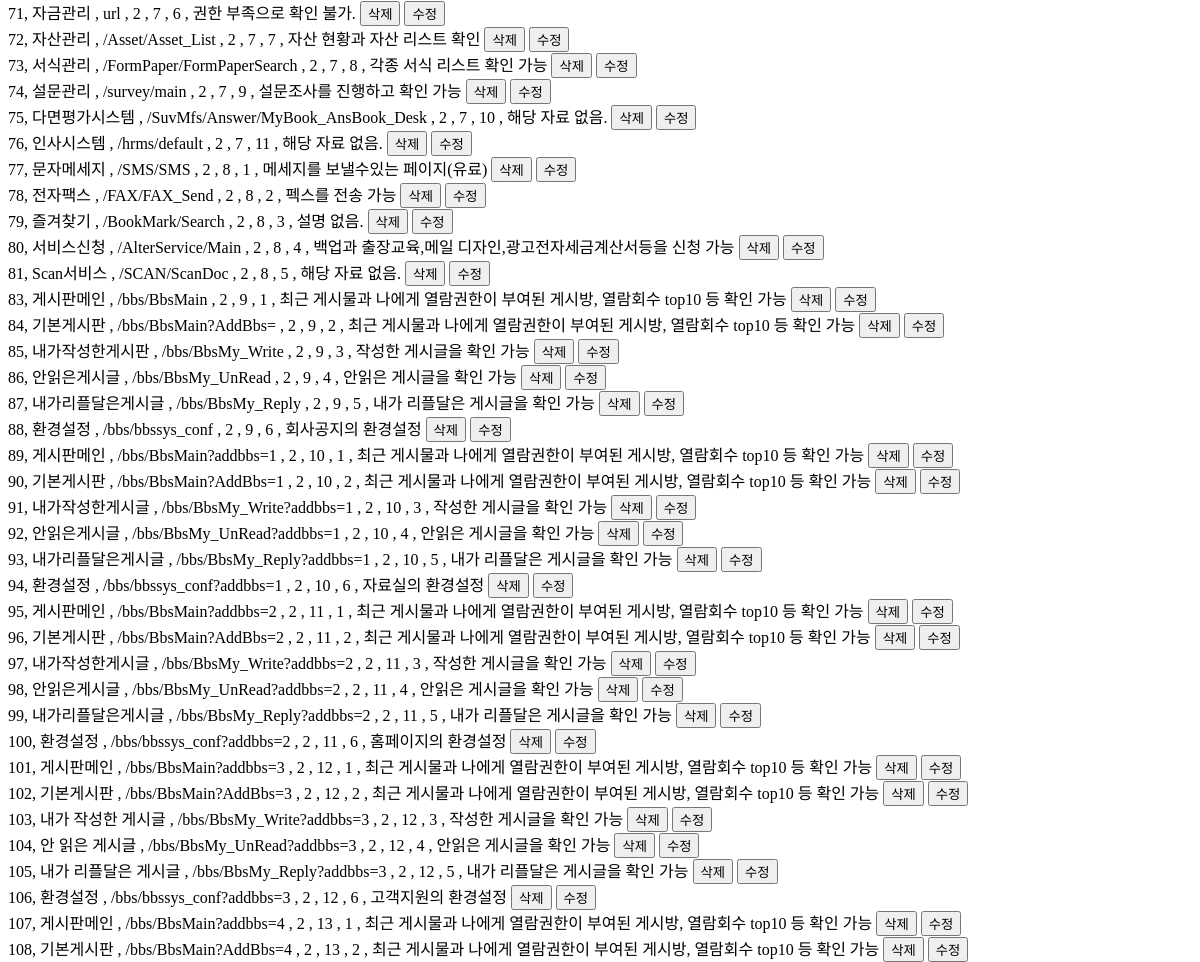
/admin (middle part), run on an earlier commit of the app's database.
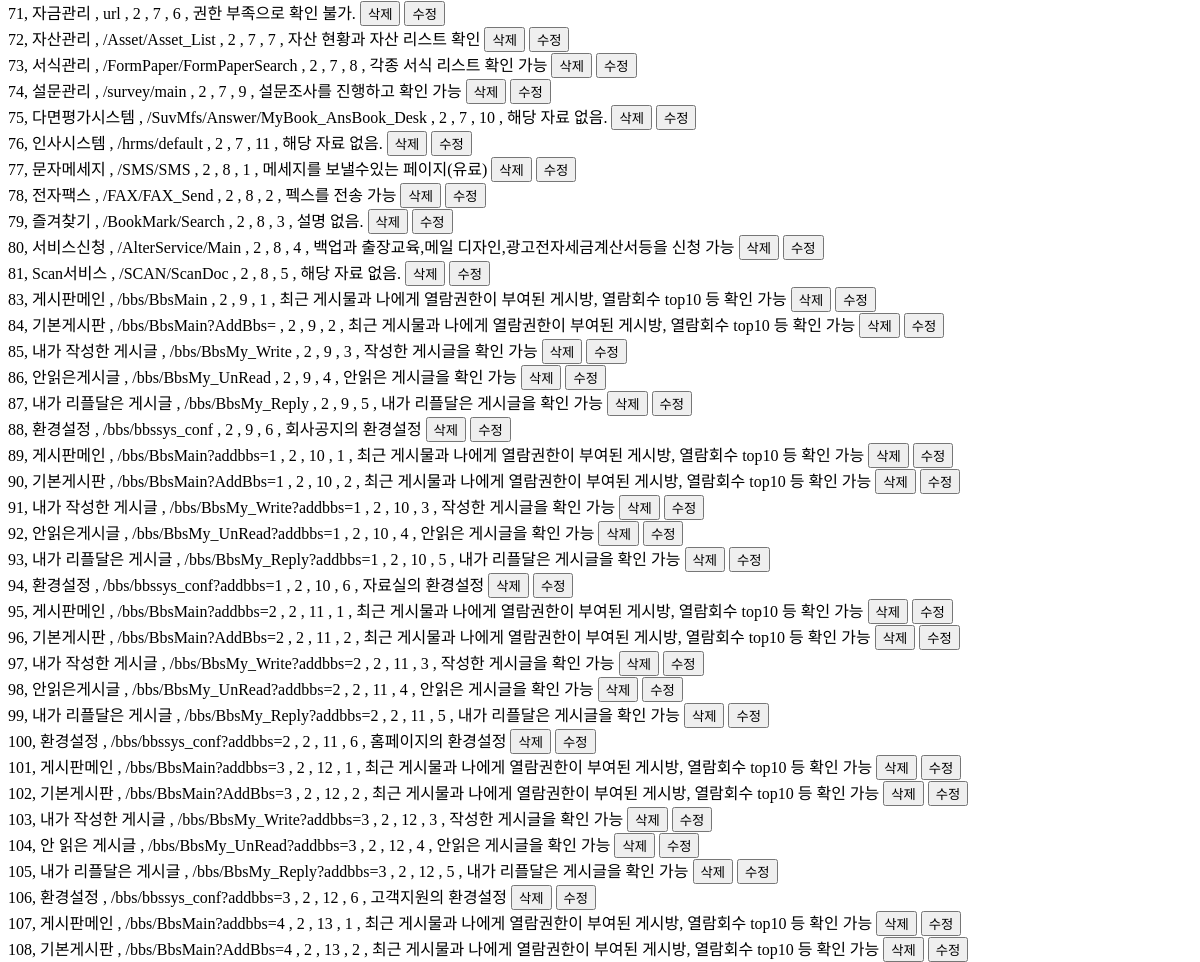
And on a later commit of the database.
### __init__.py (models this page shows, shortened)
class sitemap(db.Model):
    id = db.Column(db.Integer,primary_key = True,autoincrement=True)
    title = db.Column(db.String(255), nullable = False)
    url = db.Column(db.String(255), unique = True, nullable = True)
    depth = db.Column(db.Integer, nullable = False)
    pid = db.Column(db.Integer, nullable = False)
    sortseq = db.Column(db.Integer, unique = True, nullable = False)
    describe = db.Column(db.String(255), unique = True, nullable = True)

### __init__.py (the view)
@app.route("/admin")
def admin():
    all_data = sitemap.query.order_by(sitemap.id.desc()).all() # selelct * from sitmemap
    return render_template("admin.html",sitemap = all_data)

### templates/admin.html (shortened to what this page needs)
<!DOCTYPE html>
<html lang="en">
<head>
</head>
<body>
    {% for row in sitemap | sort(attribute='id')%}
        {{row.id}}, {{row.title}} , {{row.url}} , {{row.depth}} , {{row.pid}} , {{row.sortseq}} , {{row.describe}}
        <input type="button" value="삭제" onclick="fDel('{{row.id}}')">
        <input type="button" value="수정" onclick="fEdit('{{row.id}}', '{{row.title}}', '{{row.url}}', '{{row.depth}}', '{{row.pid}}','{{row.sortseq}}', '{{row.describe}}')">
        <br>
    {% endfor %}
</body>
</html>

What changed in the data, as far as the page shows it:
changed sitemap "/bbs/BbsMy_Write": title "내가작성한게시판" → "내가 작성한 게시글"
changed sitemap "/bbs/BbsMy_Reply": title "내가리플달은게시글" → "내가 리플달은 게시글"
changed sitemap "/bbs/BbsMy_Write?addbbs=1": title "내가작성한게시글" → "내가 작성한 게시글"
changed sitemap "/bbs/BbsMy_Reply?addbbs=1": title "내가리플달은게시글" → "내가 리플달은 게시글"
changed sitemap "/bbs/BbsMy_Write?addbbs=2": title "내가작성한게시글" → "내가 작성한 게시글"
changed sitemap "/bbs/BbsMy_Reply?addbbs=2": title "내가리플달은게시글" → "내가 리플달은 게시글"
